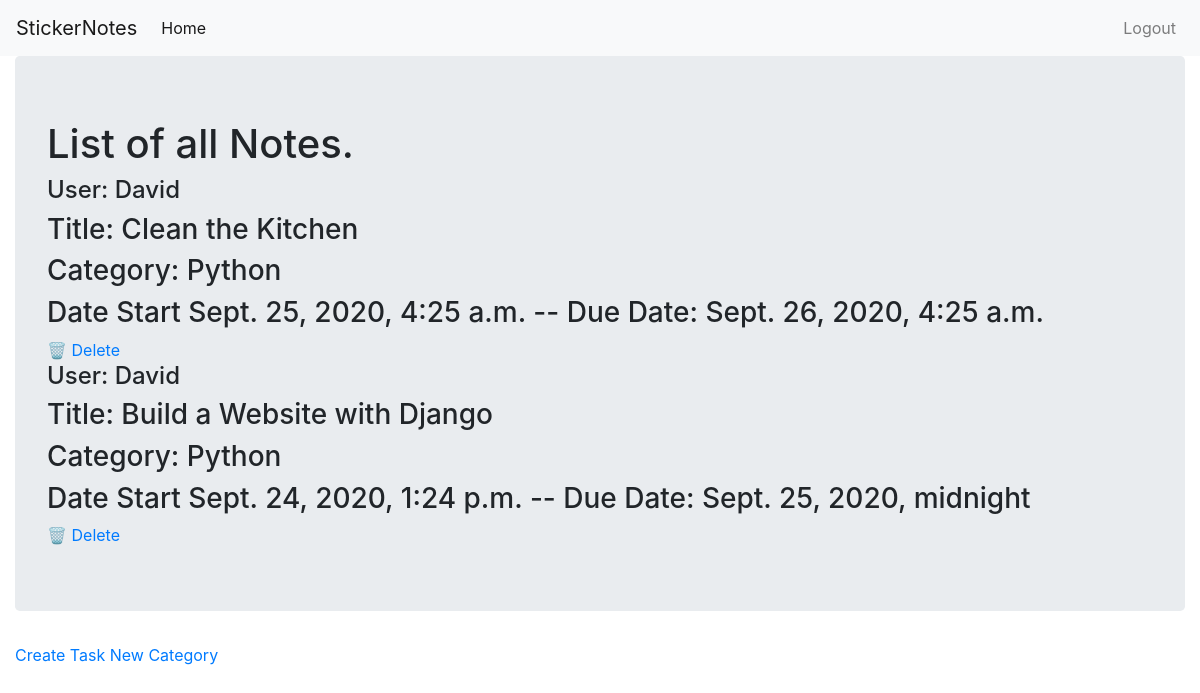
/notes/ (signed in), run on an earlier commit of the app's database.
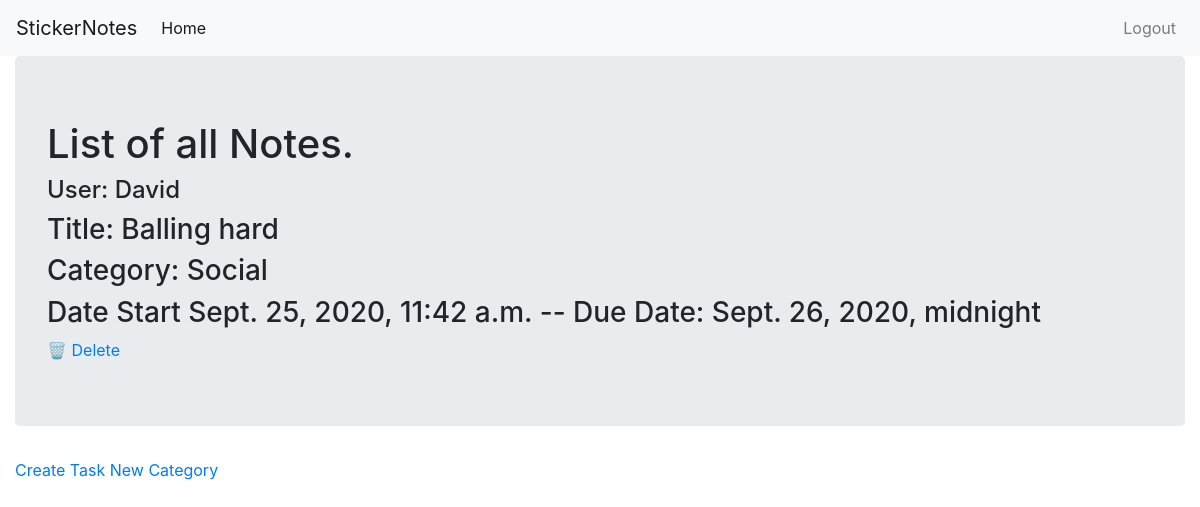
And on a later commit of the database.
### notesapp/models.py (models this page shows, shortened)
class Notes(models.Model):
    title = models.CharField(max_length=100)
    category = models.ForeignKey(Category, on_delete=models.CASCADE)
    author = models.ForeignKey(User, on_delete=models.CASCADE)
    pub_date = models.DateTimeField(auto_now_add=True)
    due_date = models.DateTimeField()
    class Meta():
        ordering = ['-pub_date']

class Category(models.Model):
    name = models.CharField(max_length=30)
    def __str__(self):
        return self.name

### notesapp/views.py (the view)
# urls.py: path('', views.ListNotes.as_view(), name='home')
class ListNotes(LoginRequiredMixin, ListView):
    model = Notes
    template_name = 'notesapp/home.html'
    def get_context_data(self, **kwargs):
        context = super().get_context_data(**kwargs)
        context['notes'] = Notes.objects.filter(author=self.request.user)
        return context

### notesapp/templates/notesapp/home.html
{% extends 'notesapp/base.html' %}
{% block david %}
<div class="jumbotron">
    <h1>List of all Notes.</h1>
    {% if request.user.is_authenticated %}
    {% for sticky in notes %}
    <h4>User: {{sticky.author.username}}</h4>
    <h3>Title: {{sticky.title}}</h3>
    <h3>Category: {{sticky.category}}</h3>
    <h3>Date Start {{sticky.pub_date}} -- Due Date: {{sticky.due_date}}</h3>
    <a href="{% url 'delete_note' sticky.pk %}"> &#128465 Delete</a>
    {% empty %}
    <h1>You don't have notes</h1>
    {% endfor %}
    {% else %}
    <h1>You have to be logged in to see your activities!</h1>
    {% endif %}
</div>
<a href="{% url 'new_note' %}">Create Task</a>
<a href="{% url 'new_category' %}">New Category</a>
{% endblock %}

### notesapp/templates/notesapp/base.html (shortened to what this page needs)
<!DOCTYPE html>
<html>
<head>
    <link rel="stylesheet" href="https://stackpath.bootstrapcdn.com/bootstrap/4.5.2/css/bootstrap.min.css"
>
</head>
<body>
    <nav class="navbar navbar-expand-md navbar-light bg-light">
        <a class="navbar-brand" href="{% url 'home' %}">StickerNotes</a>
        <div class="collapse navbar-collapse" id="navbarNav">
            <ul class="navbar-nav mr-auto">
                <li class="nav-item active">
                    <a class="nav-link" href="{% url 'home' %}">Home <span class="sr-only">(current)</span></a>
                </li>
            </ul>
            {% if request.user.is_authenticated %}
            <ul class="navbar-nav">
                <li class="nav-item">
                    <a class="nav-link" href="{% url 'logout' %}">Logout</a>
                </li>
            {% endif %}
        </div>
    </nav>
    <div class="container-fluid">
        {% block david %}
        {% endblock %}
    </div>
</body>
</html>

What changed in the data, as far as the page shows it:
removed Notes: author.username "David", title "Clean the Kitchen", category "Python", pub_date "Sept. 25, 2020, 4:25 a.m.", due_date "Sept. 26, 2020, 4:25 a.m."
removed Notes: author.username "David", title "Build a Website with Django", category "Python", pub_date "Sept. 24, 2020, 1:24 p.m.", due_date "Sept. 25, 2020, midnight"
added Notes: author.username "David", title "Balling hard", category "Social", pub_date "Sept. 25, 2020, 11:42 a.m.", due_date "Sept. 26, 2020, midnight"
